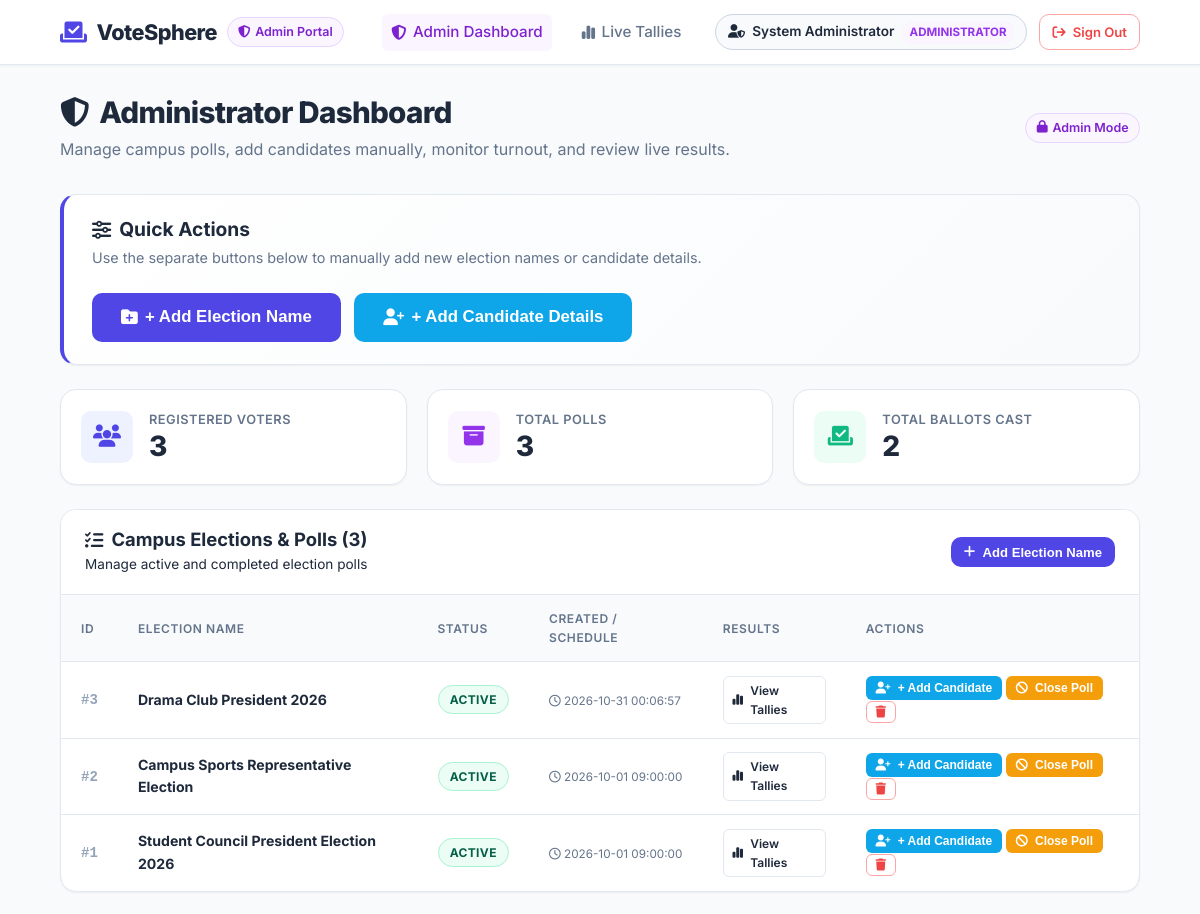
Page /admin (signed in, upper part) on the earlier database version.
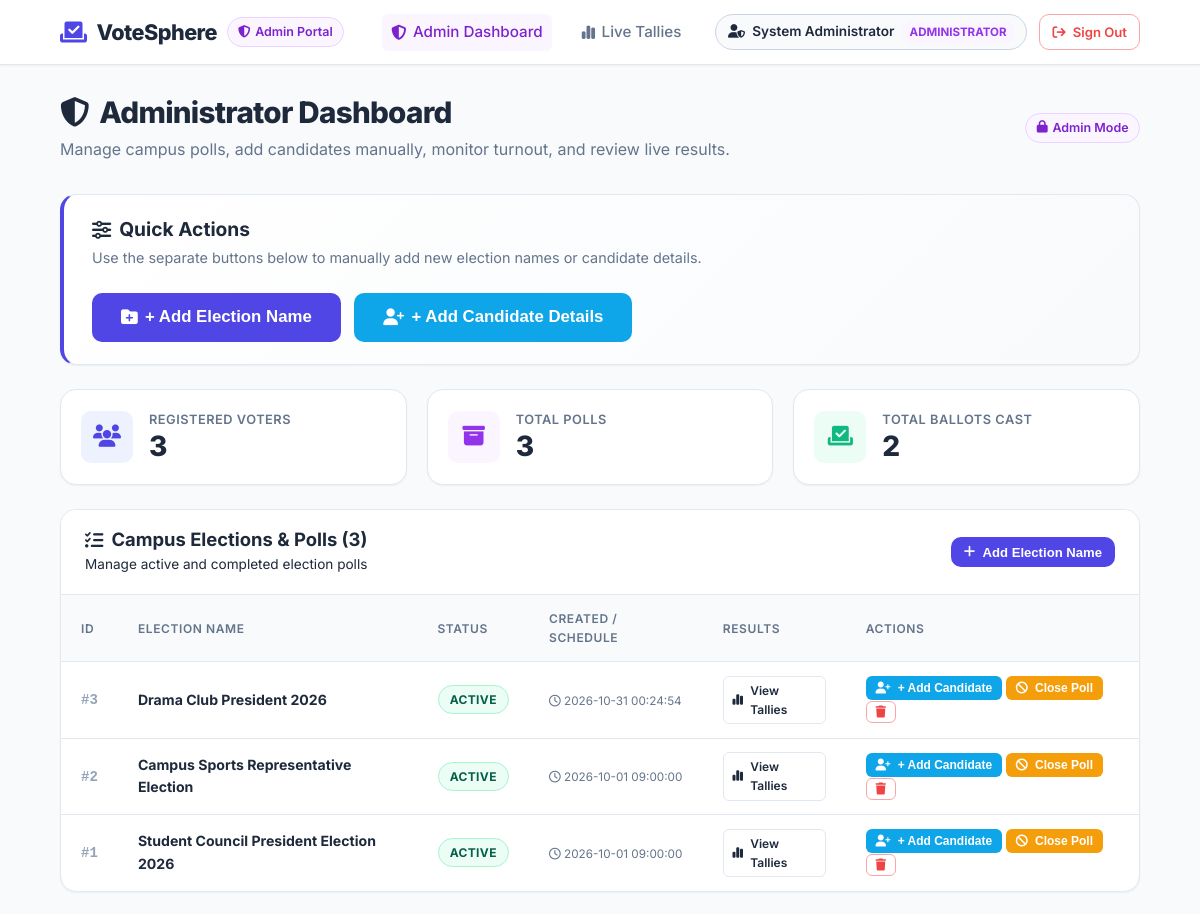
Same page on the later database version.
### tables this page shows
CREATE TABLE polls (
    id INTEGER PRIMARY KEY AUTOINCREMENT,
    title TEXT NOT NULL,
    start_time TEXT NOT NULL,
    end_time TEXT NOT NULL,
    status TEXT NOT NULL DEFAULT 'active' CHECK(status IN ('active', 'closed'))
);

### app.py (the view)
@app.route("/admin")
@admin_required
def admin_dashboard():
    total_voters = g.db.execute("SELECT COUNT(*) AS cnt FROM users WHERE role = 'voter'").fetchone()["cnt"]
    total_polls = g.db.execute("SELECT COUNT(*) AS cnt FROM polls").fetchone()["cnt"]
    total_votes = g.db.execute("SELECT COUNT(*) AS cnt FROM votes").fetchone()["cnt"]
    polls = g.db.execute("SELECT * FROM polls ORDER BY id DESC").fetchall()
    candidates = g.db.execute("""

        SELECT c.*, p.title AS poll_title

        FROM candidates c

        JOIN polls p ON c.poll_id = p.id

        ORDER BY c.poll_id DESC, c.id ASC

    """).fetchall()
    voters = g.db.execute("""

        SELECT u.id, u.name, u.student_id, COUNT(v.id) AS votes_cast

        FROM users u

        LEFT JOIN votes v ON u.id = v.voter_id

        WHERE u.role = 'voter'

        GROUP BY u.id

        ORDER BY u.id ASC

    """).fetchall()
    return render_template(
        "admin.html",
        total_voters=total_voters,
        total_polls=total_polls,
        total_votes=total_votes,
        polls=polls,
        candidates=candidates,
        voters=voters
    )

### app.py (called while the page is built)
@app.before_request
def before_request():
    g.db = get_db()

@app.teardown_appcontext
def close_db_connection(exception=None):
    db = g.pop('db', None)
    if db is not None:
        db.close()

def admin_required(f):
    @wraps(f)
    def decorated_function(*args, **kwargs):
        if "user_id" not in session:
            flash("Please sign in as an administrator to access the Admin Portal.", "warning")
            return redirect(url_for("admin_login"))
        if session.get("role") != "admin":
            flash("Access denied. Administrator privileges required.", "danger")
            return redirect(url_for("vote_index"))
        return f(*args, **kwargs)
    return decorated_function

### database.py (called while the page is built)
def get_db():
    conn = sqlite3.connect(DB_PATH)
    conn.row_factory = sqlite3.Row
    conn.execute("PRAGMA foreign_keys = ON")
    return conn

### templates/admin.html (shortened to what this page needs)
{% extends "base.html" %}
{% block content %}
<div class="admin-dashboard">
    <div class="page-header">
        <div>
            <h1 class="page-title"><i class="fa-solid fa-shield-halved"></i> Administrator Dashboard</h1>
            <p class="page-subtitle">Manage campus polls, add candidates manually, monitor turnout, and review live results.</p>
        </div>
        <div class="header-action">
            <span class="badge badge-admin"><i class="fa-solid fa-lock"></i> Admin Mode</span>
        </div>
    </div>
    <div class="admin-action-toolbar mb-4">
        <div class="toolbar-info">
            <h3><i class="fa-solid fa-sliders"></i> Quick Actions</h3>
            <p>Use the separate buttons below to manually add new election names or candidate details.</p>
        </div>
        <div class="toolbar-buttons">
            <button type="button" class="btn btn-primary btn-lg" onclick="openModal('electionModal')">
                <i class="fa-solid fa-folder-plus"></i> + Add Election Name
            </button>
            <button type="button" class="btn btn-secondary btn-lg" onclick="openModal('candidateModal')">
                <i class="fa-solid fa-user-plus"></i> + Add Candidate Details
            </button>
        </div>
    </div>
    <div class="stats-grid mb-4">
        <div class="stat-card">
            <div class="stat-icon icon-blue">
                <i class="fa-solid fa-users"></i>
            </div>
            <div class="stat-details">
                <span class="stat-label">Registered Voters</span>
                <h3 class="stat-value">{{ total_voters }}</h3>
            </div>
        </div>
        <div class="stat-card">
            <div class="stat-icon icon-purple">
                <i class="fa-solid fa-box-archive"></i>
            </div>
            <div class="stat-details">
                <span class="stat-label">Total Polls</span>
                <h3 class="stat-value">{{ total_polls }}</h3>
            </div>
        </div>
        <div class="stat-card">
            <div class="stat-icon icon-green">
                <i class="fa-solid fa-check-to-slot"></i>
            </div>
            <div class="stat-details">
                <span class="stat-label">Total Ballots Cast</span>
                <h3 class="stat-value">{{ total_votes }}</h3>
            </div>
        </div>
    </div>
    <div class="admin-card mb-4" id="electionsSection">
        <div class="admin-card-header d-flex-between">
            <div class="header-title-group">
                <h3><i class="fa-solid fa-list-check"></i> Campus Elections & Polls ({{ polls|length }})</h3>
                <span class="text-muted">Manage active and completed election polls</span>
            </div>
            <button type="button" class="btn btn-primary btn-sm" onclick="openModal('electionModal')">
                <i class="fa-solid fa-plus"></i> Add Election Name
            </button>
        </div>
        {% if not polls %}
            <div class="p-4 text-center text-muted">
                <p>No election polls added yet. Click <strong>"+ Add Election Name"</strong> above to create your first election.</p>
            </div>
        {% else %}
            <div class="table-responsive">
                <table class="data-table">
                    <thead>
                        <tr>
                            <th>ID</th>
                            <th>Election Name</th>
                            <th>Status</th>
                            <th>Created / Schedule</th>
                            <th>Results</th>
                            <th>Actions</th>
                        </tr>
                    </thead>
                    <tbody>
                        {% for poll in polls %}
                            <tr>
                                <td><span class="id-tag">#{{ poll.id }}</span></td>
                                <td>
                                    <strong>{{ poll.title }}</strong>
                                </td>
                                <td>
                                    <span class="status-badge status-{{ poll.status }}">
                                        {{ poll.status|upper }}
                                    </span>
                                </td>
                                <td class="time-cell">
                                    <small><i class="fa-regular fa-clock"></i> {{ poll.start_time }}</small>
                                </td>
                                <td>
                                    <a href="{{ url_for('view_results', poll_id=poll.id) }}" class="btn btn-outline btn-xs">
                                        <i class="fa-solid fa-chart-simple"></i> View Tallies
                                    </a>
                                </td>
                                <td>
                                    <button type="button" class="btn btn-secondary btn-xs" onclick="openCandidateModalForPoll('{{ poll.id }}')" title="Add Candidate to {{ poll.title }}">
                                        <i class="fa-solid fa-user-plus"></i> + Add Candidate
                                    </button>
                                    <form action="{{ url_for('admin_toggle_poll', poll_id=poll.id) }}" method="POST" style="display:inline;">
                                        {% if poll.status == 'active' %}
                                            <button type="submit" class="btn btn-warning btn-xs" title="Close this poll">
                                                <i class="fa-solid fa-ban"></i> Close Poll
                                            </button>
                                        {% else %}
                                            <button type="submit" class="btn btn-success btn-xs" title="Activate this poll">
                                                <i class="fa-solid fa-play"></i> Re-open
                                            </button>
                                        {% endif %}
                                    </form>
                                    <form
                                        action="{{ url_for('admin_delete_poll', poll_id=poll.id) }}"
                                        method="POST"
                                        onsubmit="return confirm('WARNING: Deleting poll \'{{ poll.title }}\' will also remove all its candidates and votes. Proceed?');"
                                        style="display:inline;"
                                    >
                                        <button type="submit" class="btn btn-outline-danger btn-xs" title="Delete Poll">
                                            <i class="fa-solid fa-trash"></i>
                                        </button>
                                    </form>
                                </td>
                            </tr>
                        {% endfor %}
                    </tbody>
                </table>
            </div>
        {% endif %}
    </div>
</div>
{% endblock %}

### templates/base.html (shortened to what this page needs)
<!DOCTYPE html>
<html lang="en">
<head>
    <link rel="stylesheet" href="https://cdnjs.cloudflare.com/ajax/libs/font-awesome/6.4.0/css/all.min.css">
    <link rel="stylesheet" href="{{ url_for('static', filename='css/style.css') }}">
</head>
<body>
    <header class="navbar">
        <div class="nav-container">
            <a href="{{ url_for('index') }}" class="nav-brand">
                <i class="fa-solid fa-check-to-slot brand-icon"></i>
                <span class="brand-text">VoteSphere</span>
                {% if session.get('role') == 'admin' %}
                    <span class="badge badge-admin"><i class="fa-solid fa-shield-halved"></i> Admin Portal</span>
                {% elif session.get('role') == 'voter' %}
                    <span class="badge badge-success"><i class="fa-solid fa-graduation-cap"></i> Student Portal</span>
                {% else %}
                    <span class="badge badge-subtle">Online Voting</span>
                {% endif %}
            </a>
            <nav class="nav-menu" id="navMenu">
                <ul class="nav-links">
                    {% if session.get('role') == 'admin' %}
                        <li>
                            <a href="{{ url_for('admin_dashboard') }}" class="nav-link nav-link-admin {% if request.endpoint == 'admin_dashboard' %}active{% endif %}">
                                <i class="fa-solid fa-shield-halved"></i> Admin Dashboard
                            </a>
                        </li>
                        <li>
                            <a href="{{ url_for('view_results') }}" class="nav-link {% if request.endpoint == 'view_results' %}active{% endif %}">
                                <i class="fa-solid fa-chart-simple"></i> Live Tallies
                            </a>
                        </li>
                    {% endif %}
                </ul>
                <div class="nav-user-actions">
                    {% if session.get('user_id') %}
                        <div class="user-pill {% if session.get('role') == 'admin' %}user-pill-admin{% else %}user-pill-student{% endif %}">
                            <i class="{% if session.get('role') == 'admin' %}fa-solid fa-user-shield{% else %}fa-solid fa-user-graduate{% endif %}"></i>
                            <span class="user-name">{{ session.get('name') }}</span>
                            <span class="role-badge role-{{ session.get('role') }}">
                                {% if session.get('role') == 'admin' %}Administrator{% else %}Student Voter{% endif %}
                            </span>
                        </div>
                        <a href="{{ url_for('logout') }}" class="btn btn-outline-danger btn-sm">
                            <i class="fa-solid fa-arrow-right-from-bracket"></i> Sign Out
                        </a>
                    {% endif %}
                </div>
            </nav>
        </div>
    </header>
    <main class="main-content">
        <div class="container">
            {% block content %}{% endblock %}
        </div>
    </main>
</body>
</html>

Differences in the rows shown:
changed polls "Drama Club President 2026": start_time "2026-10-31 00:06:57" → "2026-10-31 00:24:54"
